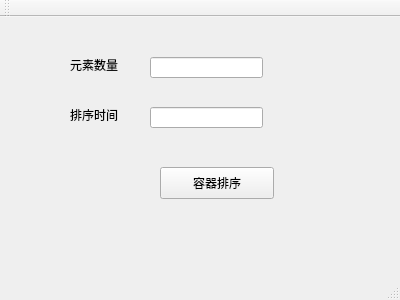
<?xml version="1.0" encoding="UTF-8"?>
<ui version="4.0">
 <class>MainWindow</class>
 <widget class="QMainWindow" name="MainWindow">
  <property name="geometry">
   <rect>
    <x>0</x>
    <y>0</y>
    <width>400</width>
    <height>300</height>
   </rect>
  </property>
  <property name="windowTitle">
   <string>MainWindow</string>
  </property>
  <widget class="QWidget" name="centralWidget">
   <widget class="QLineEdit" name="lineEdit1">
    <property name="geometry">
     <rect>
      <x>150</x>
      <y>40</y>
      <width>113</width>
      <height>21</height>
     </rect>
    </property>
   </widget>
   <widget class="QLineEdit" name="lineEdit2">
    <property name="geometry">
     <rect>
      <x>150</x>
      <y>90</y>
      <width>113</width>
      <height>21</height>
     </rect>
    </property>
   </widget>
   <widget class="QLabel" name="label">
    <property name="geometry">
     <rect>
      <x>70</x>
      <y>40</y>
      <width>59</width>
      <height>16</height>
     </rect>
    </property>
    <property name="text">
     <string>元素数量</string>
    </property>
   </widget>
   <widget class="QLabel" name="label_2">
    <property name="geometry">
     <rect>
      <x>70</x>
      <y>90</y>
      <width>59</width>
      <height>16</height>
     </rect>
    </property>
    <property name="text">
     <string>排序时间</string>
    </property>
   </widget>
   <widget class="QPushButton" name="pushButton">
    <property name="geometry">
     <rect>
      <x>160</x>
      <y>150</y>
      <width>114</width>
      <height>32</height>
     </rect>
    </property>
    <property name="text">
     <string>容器排序</string>
    </property>
   </widget>
  </widget>
  <widget class="QMenuBar" name="menuBar">
   <property name="geometry">
    <rect>
     <x>0</x>
     <y>0</y>
     <width>400</width>
     <height>22</height>
    </rect>
   </property>
  </widget>
  <widget class="QToolBar" name="mainToolBar">
   <attribute name="toolBarArea">
    <enum>TopToolBarArea</enum>
   </attribute>
   <attribute name="toolBarBreak">
    <bool>false</bool>
   </attribute>
  </widget>
  <widget class="QStatusBar" name="statusBar"/>
 </widget>
 <layoutdefault spacing="6" margin="11"/>
 <resources/>
 <connections/>
</ui>
